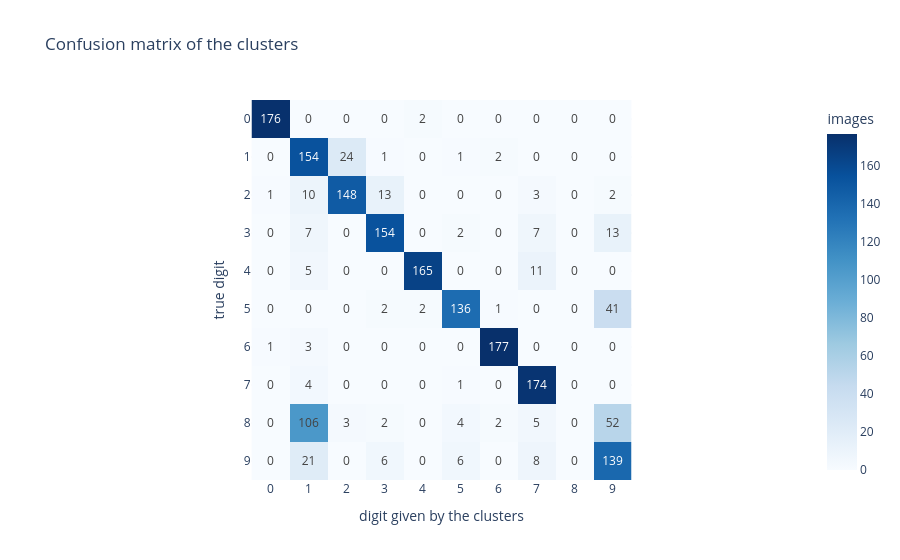

Notebook code for this chart:
### Markdown cell above
9. Give each cluster the most frequent true digit among its images, and store the result in `predicted_digit`. Then compute the accuracy again, and draw the confusion matrix. Which digits are confused the most?

💡 Hint: for cluster `k`, `np.bincount(target[clusters == k]).argmax()` is its most frequent digit.

### Code cell
cluster_to_digit = {k: int(np.bincount(target[clusters == k]).argmax()) for k in range(10)}
print("digit given to each cluster:", cluster_to_digit)
predicted_digit = np.array([cluster_to_digit[k] for k in clusters])
print(f"accuracy: {accuracy_score(target, predicted_digit):.3f}")

fig = px.imshow(confusion_matrix(target, predicted_digit), text_auto=True, color_continuous_scale="Blues",
                labels=dict(x="digit given by the clusters", y="true digit", color="images"),
                x=[str(d) for d in range(10)], y=[str(d) for d in range(10)],
                title="Confusion matrix of the clusters")
fig.show()

### Figure 1 — Plotly figure (JSON) as saved in the notebook; plotly's stock layout.template omitted (floating-point values rounded to 4 significant figures)
{"data": [{"coloraxis": "coloraxis", "hovertemplate": "digit given by the clusters: %{x}<br>true digit: %{y}<br>images: %{z}<extra></extra>", "name": "0", "texttemplate": "%{z}", "type": "heatmap", "x": ["0", "1", "2", "3", "4", "5", "6", "7", "8", "9"], "xaxis": "x", "y": ["0", "1", "2", "3", "4", "5", "6", "7", "8", "9"], "yaxis": "y", "z": [[176, 0, 0, 0, 2, 0, 0, 0, 0, 0], [0, 154, 24, 1, 0, 1, 2, 0, 0, 0], [1, 10, 148, 13, 0, 0, 0, 3, 0, 2], [0, 7, 0, 154, 0, 2, 0, 7, 0, 13], [0, 5, 0, 0, 165, 0, 0, 11, 0, 0], [0, 0, 0, 2, 2, 136, 1, 0, 0, 41], [1, 3, 0, 0, 0, 0, 177, 0, 0, 0], [0, 4, 0, 0, 0, 1, 0, 174, 0, 0], [0, 106, 3, 2, 0, 4, 2, 5, 0, 52], [0, 21, 0, 6, 0, 6, 0, 8, 0, 139]]}], "layout": {"coloraxis": {"autocolorscale": false, "colorbar": {"title": {"text": "images"}}, "colorscale": [[0.0, "rgb(247,251,255)"], [0.125, "rgb(222,235,247)"], [0.25, "rgb(198,219,239)"], [0.375, "rgb(158,202,225)"], [0.5, "rgb(107,174,214)"], [0.625, "rgb(66,146,198)"], [0.75, "rgb(33,113,181)"], [0.875, "rgb(8,81,156)"], [1.0, "rgb(8,48,107)"]]}, "title": {"text": "Confusion matrix of the clusters"}, "xaxis": {"anchor": "y", "constrain": "domain", "domain": [0.0, 1.0], "scaleanchor": "y", "title": {"text": "digit given by the clusters"}}, "yaxis": {"anchor": "x", "autorange": "reversed", "constrain": "domain", "domain": [0.0, 1.0], "title": {"text": "true digit"}}}}
